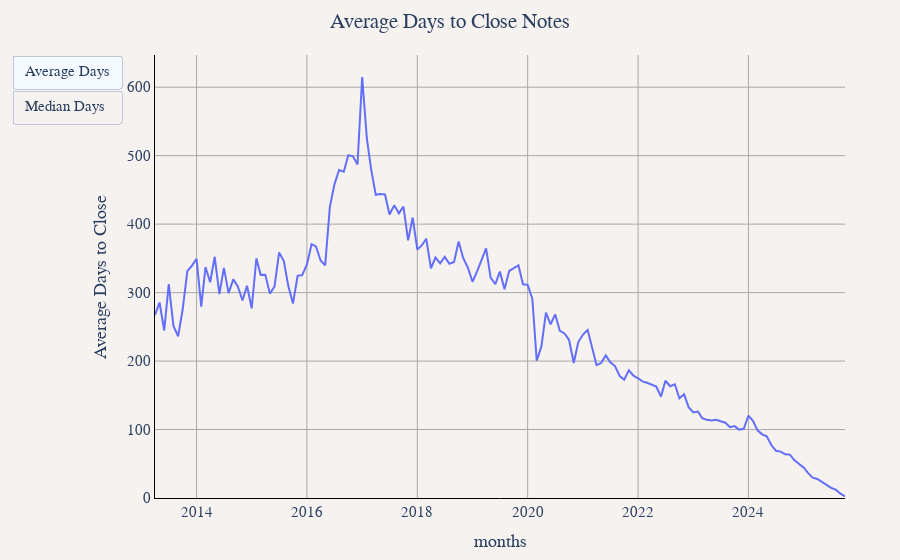

The cell this chart's notebook holds for it:
### Markdown cell above
## Average Time to Close Notes

### Code cell
df = duckdb.sql("""
SELECT
    YEAR(created_at) as year,
    MONTH(created_at) as month,
    CONCAT(YEAR(created_at), '-', LPAD(CAST(MONTH(created_at) as VARCHAR), 2, '0')) as months,
    AVG(DATEDIFF('day', created_at, closed_at)) as "Average Days to Close",
    MEDIAN(DATEDIFF('day', created_at, closed_at)) as "Median Days to Close",
    COUNT(*) as "Closed Notes"
FROM '../notes_data/*.parquet'
WHERE closed_at IS NOT NULL
GROUP BY YEAR(created_at), MONTH(created_at)
ORDER BY year, month
""").df()

util.show_figure(
    [
        util.FigureConfig(
            title="Average Days to Close Notes",
            label="Average Days",
            x_col="months",
            y_col="Average Days to Close",
            query_or_df=df,
        ),
        util.FigureConfig(
            title="Median Days to Close Notes",
            label="Median Days",
            x_col="months",
            y_col="Median Days to Close",
            query_or_df=df,
        ),
    ]
)

### Figure 1 — Plotly figure (JSON) as saved in the notebook; plotly's stock layout.template omitted (floating-point values rounded to 4 significant figures; data arrays with more than 128 entries replaced by an {"elided": "..."} marker saying what was removed)
{"data": [{"hovertemplate": "Average Days to Close<br>%{x}<br>%{y:,} Average Days to Close<extra></extra>", "name": "Average Days to Close", "type": "scatter", "visible": true, "x": {"elided": "151 str values"}, "y": {"elided": "151 float values"}}, {"hovertemplate": "Average Days to Close<br>%{x}<br>%{y:,} Median Days to Close<extra></extra>", "name": "Average Days to Close", "type": "scatter", "visible": false, "x": {"elided": "151 str values"}, "y": {"elided": "151 float values"}}], "layout": {"barmode": "stack", "font": {"family": "Times", "size": 15}, "margin": {"b": 55, "l": 55, "r": 55, "t": 55}, "paper_bgcolor": "#f5f2f0", "plot_bgcolor": "#f5f2f0", "title": {"text": "Average Days to Close Notes", "x": 0.5}, "updatemenus": [{"buttons": [{"args": [{"visible": [true, false]}, {"title.text": "Average Days to Close Notes", "xaxis.title.text": "months", "yaxis.title.text": "Average Days to Close"}], "label": "Average Days", "method": "update"}, {"args": [{"visible": [false, true]}, {"title.text": "Median Days to Close Notes", "xaxis.title.text": "months", "yaxis.title.text": "Median Days to Close"}], "label": "Median Days", "method": "update"}], "type": "buttons"}], "xaxis": {"gridcolor": "darkgray", "linecolor": "black", "showgrid": true, "tickcolor": "black", "title": {"text": "months"}, "zerolinecolor": "darkgray"}, "yaxis": {"gridcolor": "darkgray", "linecolor": "black", "rangemode": "tozero", "showgrid": true, "tickcolor": "black", "title": {"text": "Average Days to Close"}, "zerolinecolor": "darkgray"}}}
